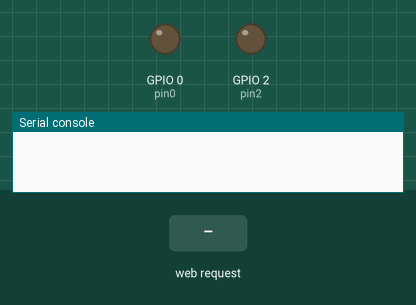
The program below on a simulated ESP8266 board running MicroPython. Shown: output pins drawn as LEDs (lit = HIGH), the last lines printed to the serial console. The inputs (shaded band) are chosen by the test bench.

Above: at 1.2 s.
1.3 s: HTTP request GET /?cmd=up received
At 1.9 s:
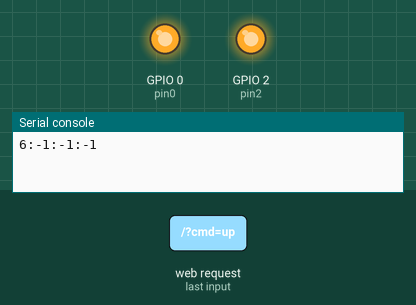
2.8 s: HTTP request GET /?cmd=left received
At 4.0 s:
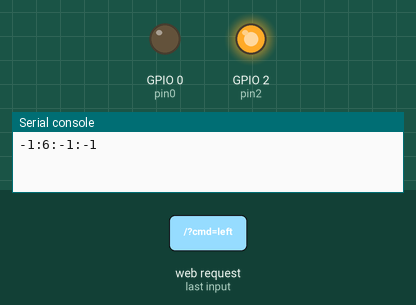
4.3 s: HTTP request GET /?cmd=right received
At 5.4 s:
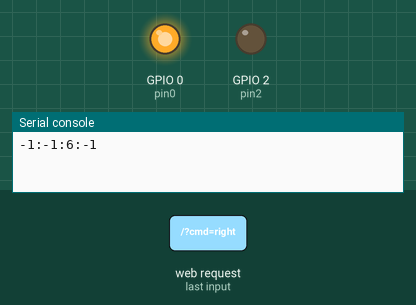
Timing chart, 0 to 7.3 s (numbered marks = the images above; inputs shaded):
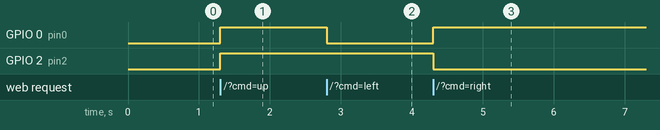

The program:

car.py
```python
# please rename to boot.py
import gc
gc.collect()

try:
  import usocket as socket
except:
  import socket
from machine import Pin

pin0 = Pin(0, Pin.OUT)
pin2 = Pin(2, Pin.OUT)

pin0.off()
pin2.off()

s = socket.socket(socket.AF_INET, socket.SOCK_STREAM)
s.bind(('', 80))
s.listen(5)

def web_page():
    if pin0.value()==1 and pin2.value()==1:
        gpio_state='up'
    if pin0.value()==1 and pin2.value()==0:
        gpio_state='right'
    if pin0.value()==0 and pin2.value()==1:
        gpio_state='left'
    if pin0.value()==0 and pin2.value()==0:
        gpio_state='stop'
    html = """
        <html>
            <head>
                <title>ESP Web Server</title>
                <meta name="viewport" content="width=device-width, initial-scale=1">
                <link rel="icon" href="data:,">
                <style>html{font-family: Helvetica; display:inline-block; margin: 0px auto; text-align: center;}
                    h1{color: #0F3376; padding: 2vh;}p{font-size: 1.5rem;}
                    .button{
                      display: inline-block;
                      background-color: #e7bd3b;
                      border: none; border-radius: 4px; color: white;
                      padding: 16px 40px;
                      text-decoration: none;
                      font-size: 30px;
                      margin: 2px; cursor: pointer;
                    }
                    .button2{
                      display: inline-block;
                      background-color: #4286f4;
                      order: none; border-radius: 4px; color: white;
                      padding: 16px 40px;
                      text-decoration: none;
                      font-size: 30px;
                      margin: 2px; cursor: pointer;
                    }
                </style>
            </head>
            <body>
                <h1>ESP Web Server</h1>
                <p>GPIO state: <strong>""" + gpio_state + """</strong></p>
                <p>
                    <a href="/?cmd=up">
                        <button class="button">up</button>
                    </a>
                </p>
                <p>
                    <a href="/?cmd=left">
                        <button class="button2">left</button>
                    </a>
                    <a href="/?cmd=right">
                        <button class="button2">right</button>
                    </a>
                </p>
                <p>
                    <a href="/?cmd=stop">
                        <button class="button">stop</button>
                    </a>
                </p>
            </body>
        </html>"""
    return html

while True:
    try:
        conn, addr = s.accept()
        print('Got a connection from %s' % str(addr))
        request = conn.recv(1024)
        request = str(request)
        print('Content = %s' % request)
        up = request.find('/?cmd=up')
        left = request.find('/?cmd=left')
        right = request.find('/?cmd=right')
        stop = request.find('/?cmd=stop')
        print('{}:{}:{}:{}'.format(up,left,right,stop))
        if up == 6:
            pin0.on()
            pin2.on()
        if left == 6:
            pin0.off()
            pin2.on()
        if right == 6:
            pin0.on()
            pin2.off()
        if stop == 6:
            pin0.off()
            pin2.off()
        response = web_page()
        conn.send('HTTP/1.1 200 OK\n')
        conn.send('Content-Type: text/html\n')
        conn.send('Connection: close\n\n')
        conn.sendall(response)
        conn.close()
    except:
        print('err')
```

Measured:
- after the input at 1.3 s, GPIO 0 (pin0), GPIO 2 (pin2): LOW → HIGH at once
- after the input at 2.8 s, GPIO 0 (pin0): HIGH → LOW at once
- after the input at 4.3 s, GPIO 0 (pin0): LOW → HIGH at once; GPIO 2 (pin2): HIGH → LOW at once
